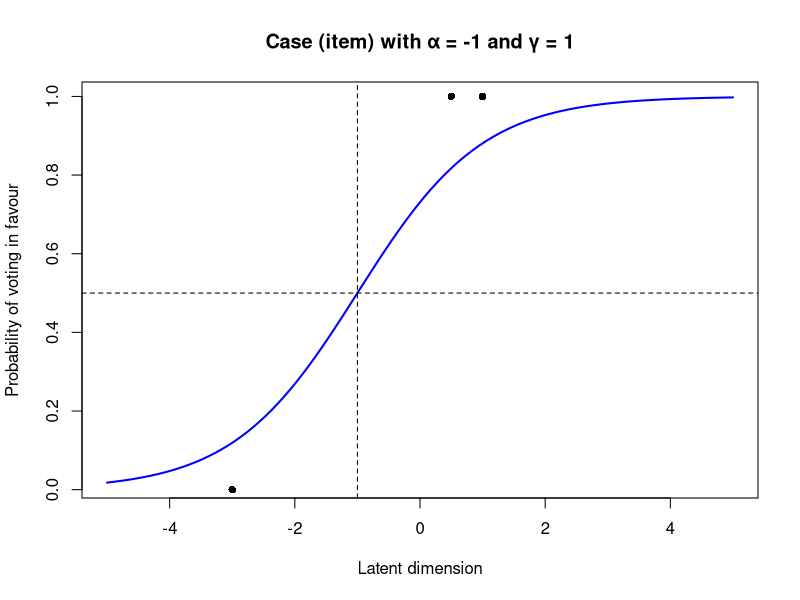
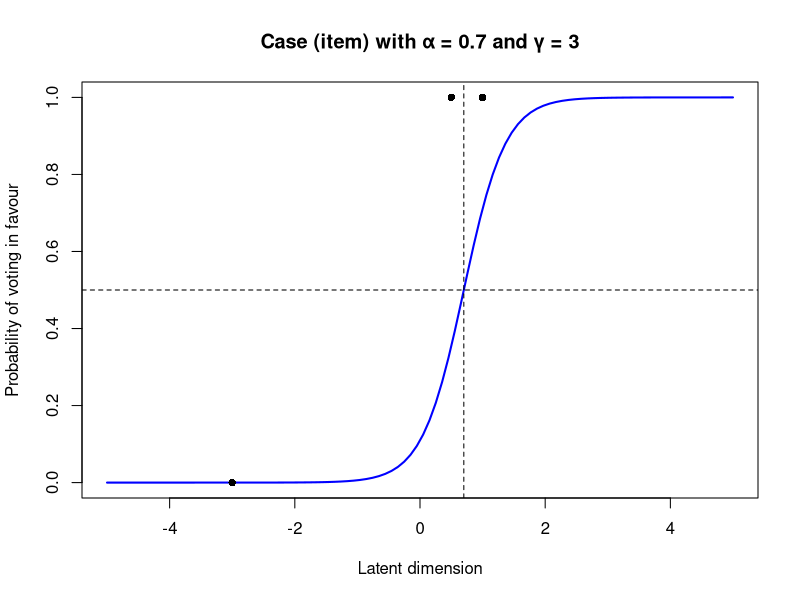
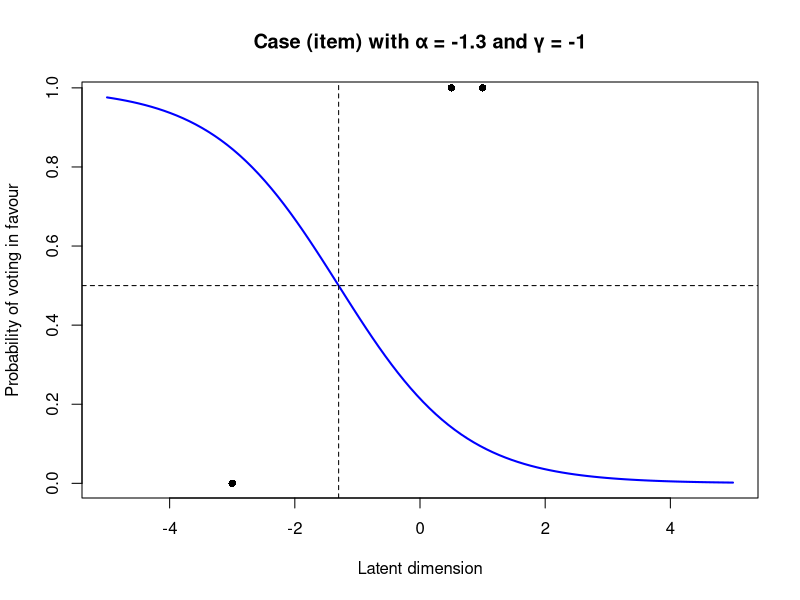

Write R code to recreate these figures, in order.
## ---- chunk 1

generate_sigmoid <- function(alpha, gamma) {
  # Create a sequence of x values
  x <- seq(-5, 5, length.out = 100)
  
  # Define the sigmoid function
  sigmoid <- function(x) {
    1 / (1 + exp(-(gamma * (x - alpha))))
  }
  
  # Calculate y values using the sigmoid function
  y <- sigmoid(x)
  
  # Plot the sigmoid curve
  plot(x, y, type = "l", col = "blue", lwd = 2,
       xlab = "Latent dimension", ylab = "Probability of voting in favour",
       main = paste("Case (item) with α =", alpha, "and γ =", gamma))
  
  # Add a dashed line at y = 0.5
  abline(h = 0.5, lty = 2, col = "black")
  
  # Add a dashed vertical line where the sigmoid crosses y = 0.5
  abline(v = alpha, lty = 2, col = "black")
  
  # add judges
  points(x = 1, y = 1, col = "black", pch = 16)
  points(x = 0.5, y = 1, col = "black", pch = 16)
  points(x = -3, y = 0, col = "black", pch = 16)
  
}

# plot
generate_sigmoid(alpha = -1, gamma = 1)
## ---- chunk 2
# plot
generate_sigmoid(alpha = 0.7, gamma = 3)
## ---- chunk 3
# plot
generate_sigmoid(alpha = -1.3, gamma = -1)
